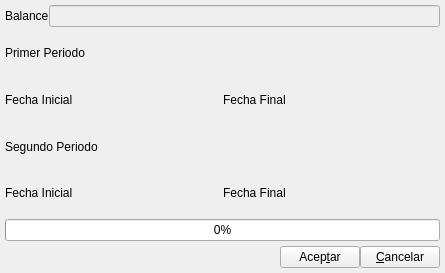
<?xml version="1.0" encoding="UTF-8"?>
<ui version="4.0">
 <author>Tomeu Borras Riera</author>
 <comment>Impresion de Balances</comment>
 <class>BcCuentasAnualesImprimirBase</class>
 <widget class="QDialog" name="BcCuentasAnualesImprimirBase">
  <property name="geometry">
   <rect>
    <x>0</x>
    <y>0</y>
    <width>445</width>
    <height>273</height>
   </rect>
  </property>
  <property name="windowTitle">
   <string>Impresion de Balances</string>
  </property>
  <property name="windowIcon">
   <iconset resource="../../../bulmages.qrc">
    <normaloff>:/BulmaCont32x32/images/png/i_estadisticas.xpm</normaloff>:/BulmaCont32x32/images/png/i_estadisticas.xpm</iconset>
  </property>
  <layout class="QVBoxLayout">
   <property name="spacing">
    <number>5</number>
   </property>
   <property name="margin">
    <number>5</number>
   </property>
   <item>
    <layout class="QHBoxLayout">
     <property name="spacing">
      <number>0</number>
     </property>
     <property name="margin">
      <number>0</number>
     </property>
     <item>
      <widget class="QLabel" name="textLabel1">
       <property name="text">
        <string>Balance</string>
       </property>
      </widget>
     </item>
     <item>
      <widget class="QLineEdit" name="m_nomBalance">
       <property name="enabled">
        <bool>false</bool>
       </property>
      </widget>
     </item>
    </layout>
   </item>
   <item>
    <widget class="QLabel" name="label">
     <property name="text">
      <string>Primer Periodo</string>
     </property>
    </widget>
   </item>
   <item>
    <layout class="QHBoxLayout">
     <property name="spacing">
      <number>0</number>
     </property>
     <property name="margin">
      <number>0</number>
     </property>
     <item>
      <widget class="QLabel" name="textLabel1_2">
       <property name="text">
        <string>Fecha Inicial</string>
       </property>
      </widget>
     </item>
     <item>
      <widget class="BlDateSearch" name="mui_fechainicial"/>
     </item>
     <item>
      <widget class="QLabel" name="textLabel1_2_2">
       <property name="text">
        <string>Fecha Final</string>
       </property>
      </widget>
     </item>
     <item>
      <widget class="BlDateSearch" name="mui_fechafinal"/>
     </item>
    </layout>
   </item>
   <item>
    <widget class="QLabel" name="label_2">
     <property name="text">
      <string>Segundo Periodo</string>
     </property>
    </widget>
   </item>
   <item>
    <layout class="QHBoxLayout">
     <property name="spacing">
      <number>0</number>
     </property>
     <property name="margin">
      <number>0</number>
     </property>
     <item>
      <widget class="QLabel" name="textLabel1_3">
       <property name="text">
        <string>Fecha Inicial</string>
       </property>
      </widget>
     </item>
     <item>
      <widget class="BlDateSearch" name="mui_fechainicial1"/>
     </item>
     <item>
      <widget class="QLabel" name="textLabel1_2_3">
       <property name="text">
        <string>Fecha Final</string>
       </property>
      </widget>
     </item>
     <item>
      <widget class="BlDateSearch" name="mui_fechafinal1"/>
     </item>
    </layout>
   </item>
   <item>
    <widget class="QProgressBar" name="progressBar">
     <property name="value">
      <number>0</number>
     </property>
     <property name="orientation">
      <enum>Qt::Horizontal</enum>
     </property>
    </widget>
   </item>
   <item>
    <layout class="QHBoxLayout">
     <property name="spacing">
      <number>0</number>
     </property>
     <property name="margin">
      <number>0</number>
     </property>
     <item>
      <spacer>
       <property name="orientation">
        <enum>Qt::Horizontal</enum>
       </property>
       <property name="sizeType">
        <enum>QSizePolicy::Expanding</enum>
       </property>
       <property name="sizeHint" stdset="0">
        <size>
         <width>168</width>
         <height>21</height>
        </size>
       </property>
      </spacer>
     </item>
     <item>
      <widget class="QPushButton" name="mui_aceptar">
       <property name="text">
        <string>Acep&amp;tar</string>
       </property>
       <property name="autoDefault">
        <bool>false</bool>
       </property>
      </widget>
     </item>
     <item>
      <widget class="QPushButton" name="mui_cancelar">
       <property name="text">
        <string>&amp;Cancelar</string>
       </property>
       <property name="autoDefault">
        <bool>false</bool>
       </property>
      </widget>
     </item>
    </layout>
   </item>
  </layout>
 </widget>
 <layoutdefault spacing="6" margin="12"/>
 <customwidgets>
  <customwidget>
   <class>BlDateSearch</class>
   <extends>QWidget</extends>
   <header>bldatesearch.h</header>
  </customwidget>
 </customwidgets>
 <tabstops>
  <tabstop>m_nomBalance</tabstop>
  <tabstop>mui_aceptar</tabstop>
  <tabstop>mui_cancelar</tabstop>
 </tabstops>
 <resources>
  <include location="../../../bulmages.qrc"/>
  <include location="../../bulmages.qrc"/>
 </resources>
 <connections>
  <connection>
   <sender>mui_cancelar</sender>
   <signal>clicked()</signal>
   <receiver>BcCuentasAnualesImprimirBase</receiver>
   <slot>close()</slot>
   <hints>
    <hint type="sourcelabel">
     <x>469</x>
     <y>181</y>
    </hint>
    <hint type="destinationlabel">
     <x>312</x>
     <y>189</y>
    </hint>
   </hints>
  </connection>
  <connection>
   <sender>mui_aceptar</sender>
   <signal>clicked()</signal>
   <receiver>BcCuentasAnualesImprimirBase</receiver>
   <slot>accept()</slot>
   <hints>
    <hint type="sourcelabel">
     <x>410</x>
     <y>176</y>
    </hint>
    <hint type="destinationlabel">
     <x>191</x>
     <y>184</y>
    </hint>
   </hints>
  </connection>
 </connections>
</ui>
